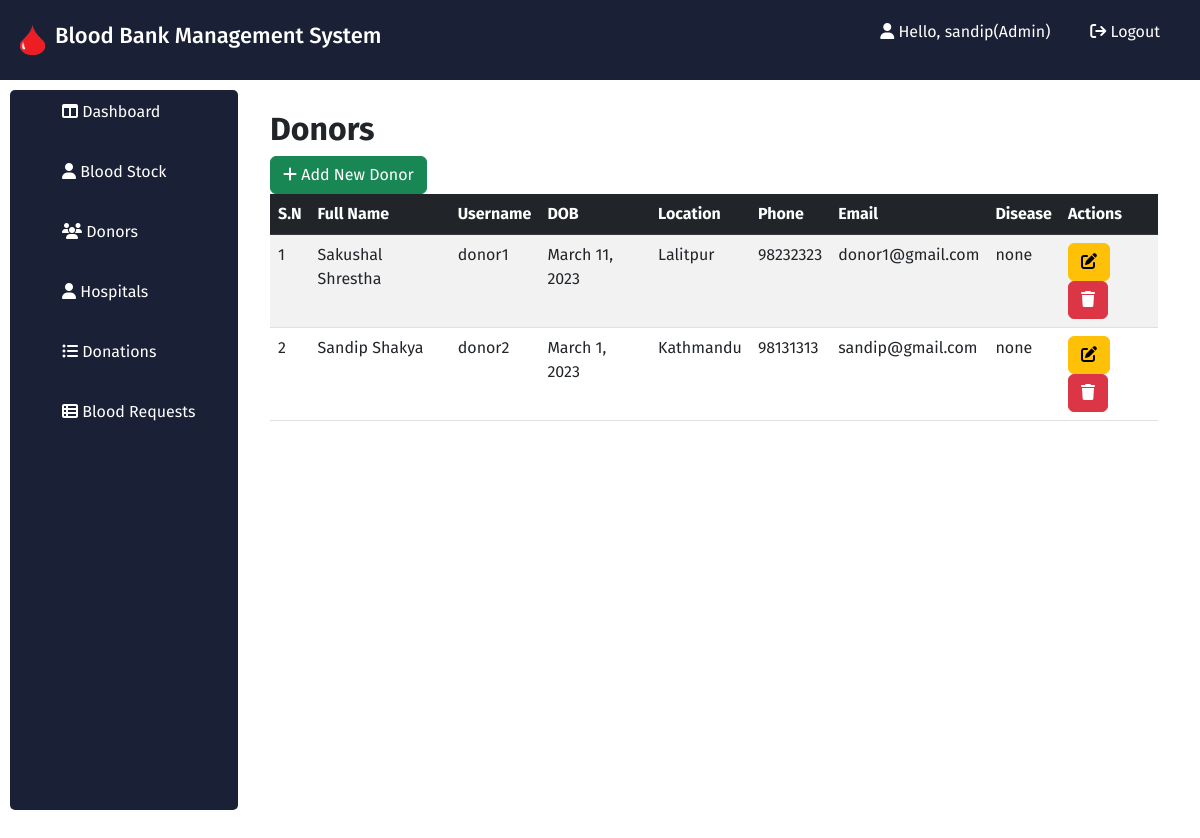
/donors/ (signed in), run on the app's committed database.
### users/models.py (models this page shows, shortened)
class Donor(models.Model):
    user=models.OneToOneField(User,on_delete=models.CASCADE, blank=True, null=True)
    name = models.CharField(max_length=50)
    bloodgroup=models.CharField(max_length=3)
    dob=models.DateField()
    location = models.CharField(max_length=40)
    mobile = models.CharField(max_length=20, unique=True)
    disease = models.CharField(max_length=100,default="none")
    email = models.CharField(max_length=100, unique=True)
    eligibile = models.BooleanField(default=True, null=True)

### blood/views.py (the view)
# urls.py: path('donors/', donor_view, name='donors'),
def donor_view(request):
    donors = Donor.objects.all()
    context = { 'donors': donors}
    return render(request, 'admin/donor.html', context)

### templates/admin/donor.html (shortened to what this page needs)
{% extends 'admin/admin_base.html' %}
{% block content %}
    <div class="container">
		<div class="table-title">
			<h2><b>Donors</b></h2>
			<a href="#addBloodGroupModal" class="btn btn-success" data-bs-toggle="modal"><i class="fa fa-plus"></i> <span>Add New Donor</span></a>
		</div>
            <table class="table table-striped table-hover">
                <thead class="table-dark">
                    <tr>
                        <th>S.N</th>
                        <th>Full Name</th>
						<th>Username</th>
                        <th>DOB</th>
                        <th>Location</th>
                        <th>Phone</th>
                        <th>Email</th>
                        <th>Disease</th>
                        <th>Actions</th>
                    </tr>
                </thead>
                <tbody>
                    {% for donor in donors %}
                    <tr>
                        <td>{{forloop.counter}}</td>
                        <td>{{donor.name}}</td>
						<td>{{donor.user.username}}</td>
						<td>{{donor.dob}}</td>
						<td>{{donor.location}}</td>
						<td>{{donor.mobile}}</td>
						<td>{{donor.email}}</td>
						<td>{{donor.disease}}</td>
                        <td>
                            <a href="#editBloodGroupModal-{{forloop.counter}}" class="btn btn-warning" data-bs-toggle="modal"><i class="fa fa-edit" data-bs-toggle="tooltip" title="Edit"></i></a>
                            <a href="#deleteBloodGroupModal-{{forloop.counter}}" class="btn btn-danger" data-bs-toggle="modal"><i class="fa fa-trash" data-bs-toggle="tooltip" title="Delete"></i></a>
                        </td>
                    </tr>
					{% endfor %}
                </tbody>
            </table>
        </div>
    </div>
{% endblock %}

### templates/admin/admin_base.html (shortened to what this page needs)
<!DOCTYPE html>
<html lang="en">
<head>
    {% load static %}
    <link rel="stylesheet" href="{% static 'css/style.css' %}">
    <link rel="stylesheet" href="https://cdnjs.cloudflare.com/ajax/libs/font-awesome/6.3.0/css/all.min.css" />
    <link href="https://cdn.jsdelivr.net/npm/bootstrap@5.3.0-alpha1/dist/css/bootstrap.min.css" rel="stylesheet">
</head>
<body>
    <div class="header">
        <div class="logo">
            <img src="/static/images/blood.png" alt="#">
            <h1>Blood Bank Management System</h1>
        </div>
        <ul class="links">
            <li><a href="#"> <i class="fa fa-user"></i> Hello, {{request.user}}(Admin) </a></li>
            <li><a href="{% url 'logout' %}"><i class="fa fa-sign-out" aria-hidden="true"></i> Logout</a></li>
        </ul>
    </div>
    <div class="content">
        <div class="content-left">
            <ul><li><a href="{% url 'admin-dashboard' %}"><i class="fa fa-table-columns"></i> Dashboard</a></li></ul>
            <ul><li><a href="{% url 'blood-stock' %}"><i class="fa fa-user"></i> Blood Stock</a></li></ul>
            <ul><li><a href="{% url 'donors' %}"><i class="fa fa-users"></i> Donors</a></li></ul>
            <ul><li><a href="#"><i class="fa fa-user"></i> Hospitals</a></li></ul>
            <ul><li><a href="#"><i class="fa fa-list-ul"></i></i> Donations</a></li></ul>
            <ul><li><a href="#"><i class="fa fa-table-list"></i> Blood Requests</a></li></ul>
        </div>
        <div class="content-right">
            {% block content %}
            {% endblock content %}
        </div>
</body>
</html>

### static/css/style.css (style rules this page uses)
:root { --red: #D1270A; --dark: #1A2035; }
* { font-family: 'Fira Sans', sans-serif; margin: 0; padding: 0; box-sizing: border-box; }
body { background-color: #f5f5f5; }
.btn { padding: 10px; background-color: lightgreen; font-size: 18px; }
a { text-decoration: none; }
.header { background-color: var(--dark); display: flex; padding: 20px; align-items: center; justify-content: space-between; }
.header .logo { display: flex; gap: 10px; align-items: center; }
.header .logo img { width: 25px; height: 30px; }
.header .logo h1 { color: white; font-size: 22px; }
.links { display: flex; align-items: center; list-style-type: none; }
.links li { padding: 0px 20px; }
.links li a { text-decoration: none; color: white; }
.content { height: 100vh; padding: 10px; display: flex; }
.content-left { height: 90vh; background-color: var(--dark); flex: 2; border-radius: 5px; }
.content-left ul { list-style-type: none; }
.content-left ul li { padding: 10px; }
.content-left ul li a { text-decoration: none; color: white; padding: 10px; }
.content-right { flex: 8; padding: 20px; }

### data on the page
Donor: name "Sakushal Shrestha", user.username "donor1", dob "March 11, 2023", location "Lalitpur", mobile "98232323", email "donor1@gmail.com", disease "none"
Donor: name "Sandip Shakya", user.username "donor2", dob "March 1, 2023", location "Kathmandu", mobile "98131313", email "sandip@gmail.com", disease "none"

### other printed values
{{ request.user }} "sandip"
